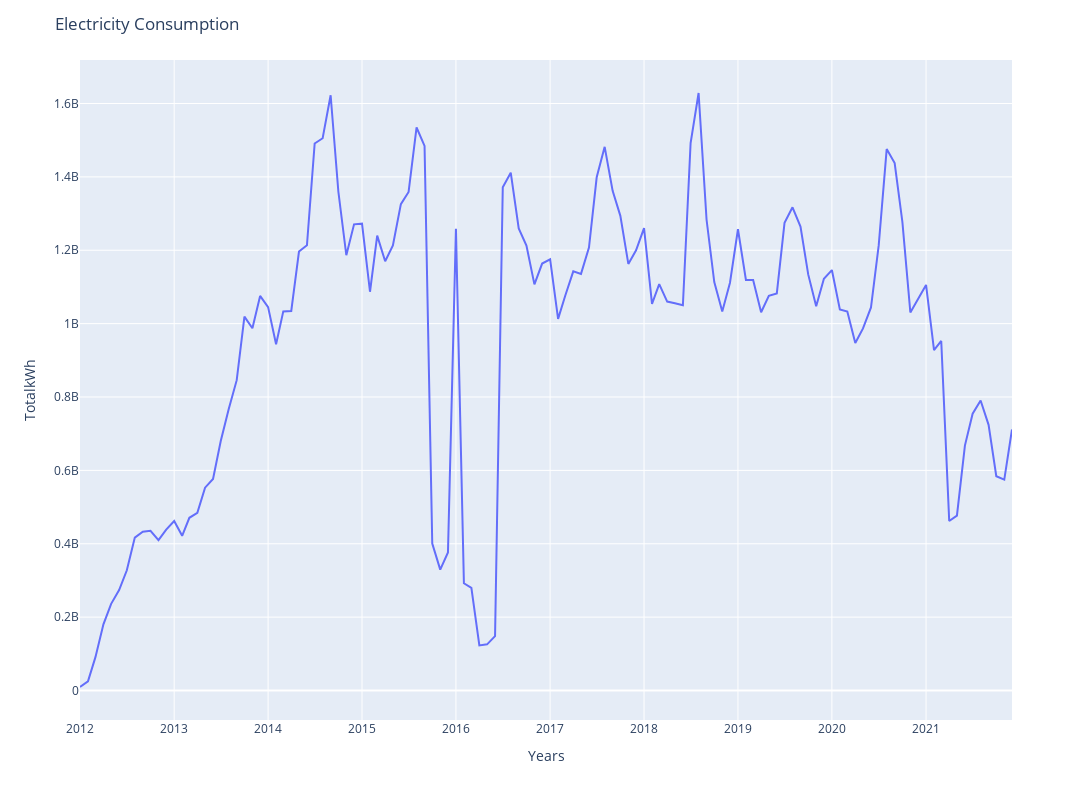

The cell this chart's notebook holds for it:
### Markdown cell above
#### All Fuel

### Code cell
fig.update_layout(title=title_string, title_x=0.5)
